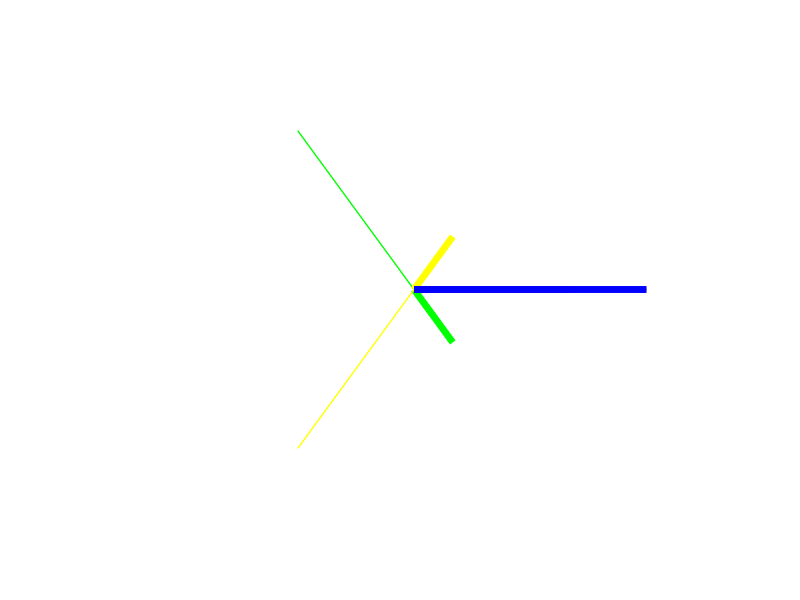
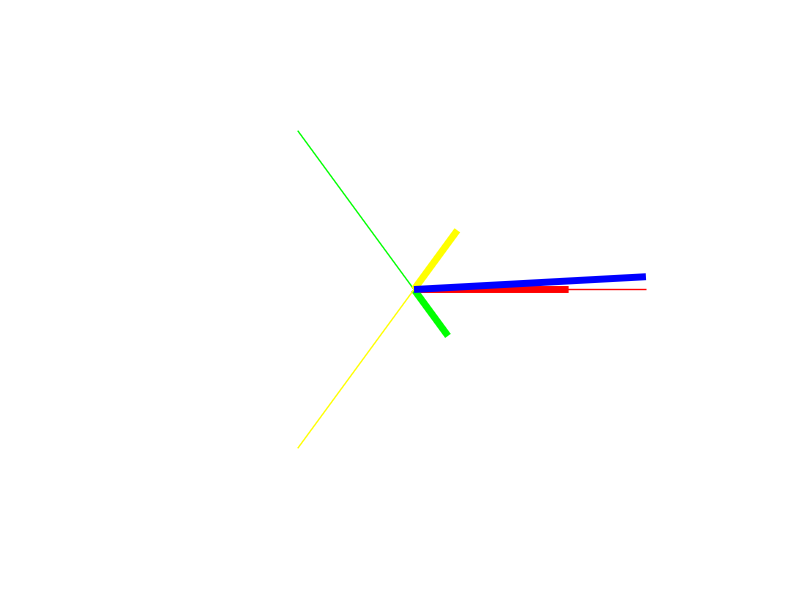
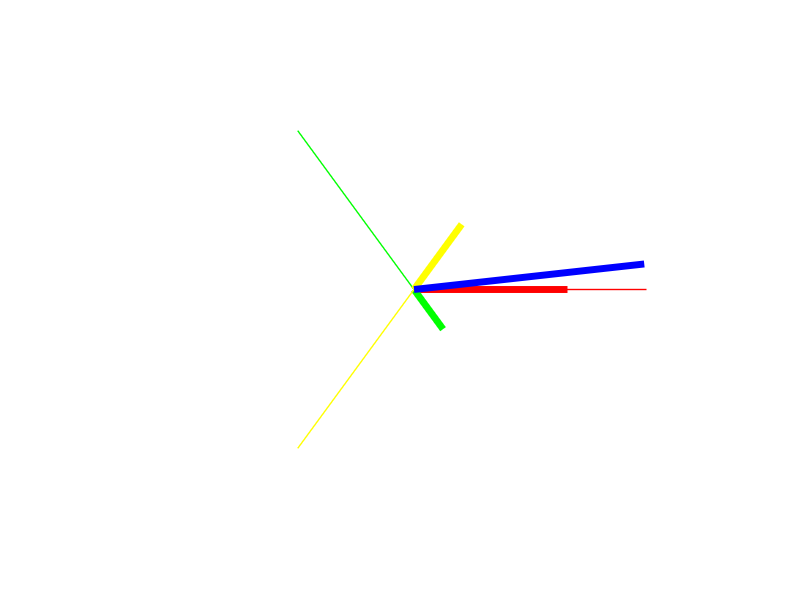
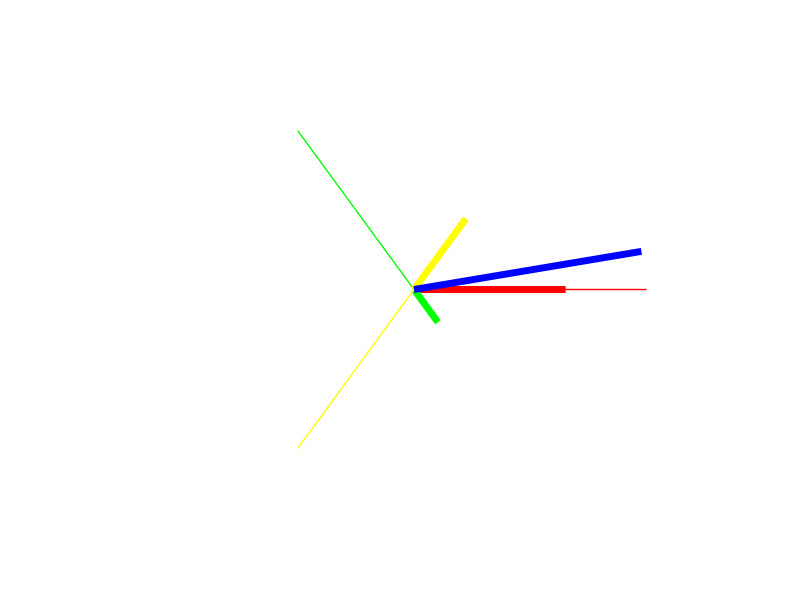

Source code (MATLAB) for these figures, in order:
clear
clc

origin = [0 0];

vectorA = [1 0];
vectorB = [-0.5 0.866];
vectorC = [-0.5 -0.866];

# 0:24, i*15
for i = 0:90
  angle = i*4
  currentA = cos(deg2rad(angle));
  currentB = cos(deg2rad(angle-120));
  currentC = cos(deg2rad(angle+120));

  vectorA_scaled = currentA*vectorA;
  vectorB_scaled = currentB*vectorB;
  vectorC_scaled = currentC*vectorC;

  resultant = vectorA_scaled + vectorB_scaled + vectorC_scaled;

  hold on

  axis([-2 2 -2 2])
  plot([origin(1) vectorA_scaled(1)],
  [origin(2) vectorA_scaled(2)],"color","red","linewidth", 5)

  plot([origin(1) 1.5*vectorA(1)],
  [origin(2) 1.5*vectorA(2)],"color","red","linewidth", 1)

  plot([origin(1) vectorB_scaled(1)],
  [origin(2) vectorB_scaled(2)],"color","green","linewidth", 5)

  plot([origin(1) 1.5*vectorB(1)],
  [origin(2) 1.5*vectorB(2)],"color","green","linewidth", 1)

  plot([origin(1) vectorC_scaled(1)],
  [origin(2) vectorC_scaled(2)],"color","yellow","linewidth", 5)

  plot([origin(1) 1.5*vectorC(1)],
  [origin(2) 1.5*vectorC(2)],"color","yellow","linewidth", 1)

  plot([origin(1) resultant(1)],
  [origin(2) resultant(2)],"color","blue","linewidth", 5)

  axis("off")

  file_name = [num2str(i) ".png"];
  print(file_name)
  clf
endfor
